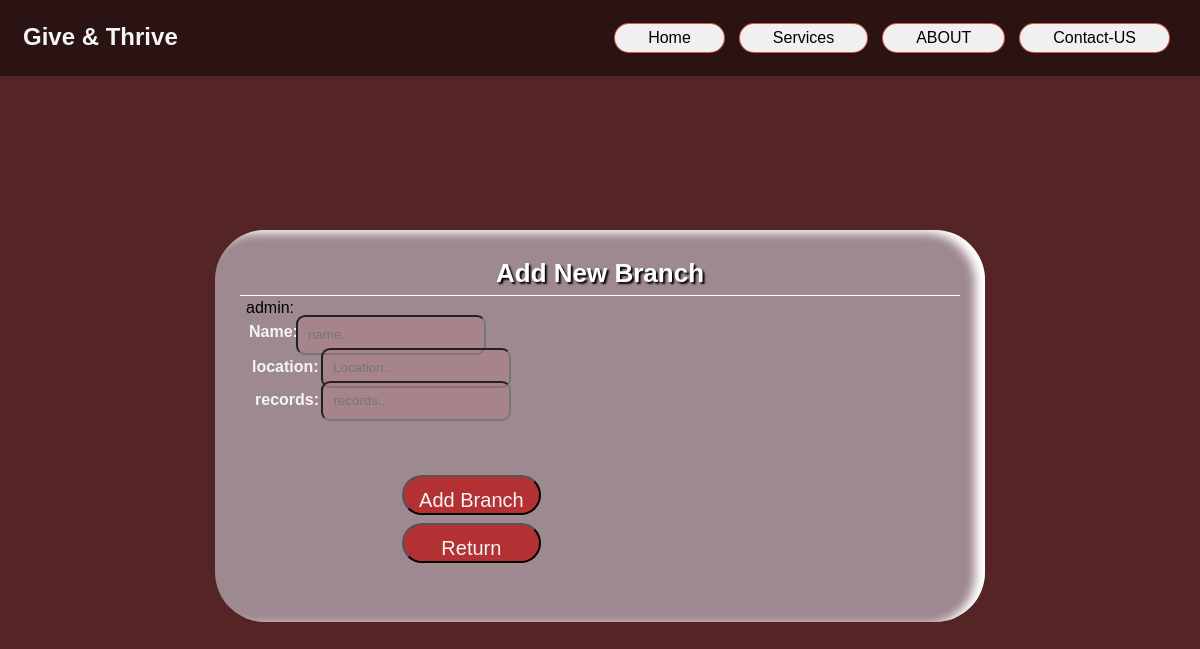
Page /adminPages/createtrip/formtrip.php on the earlier database version.
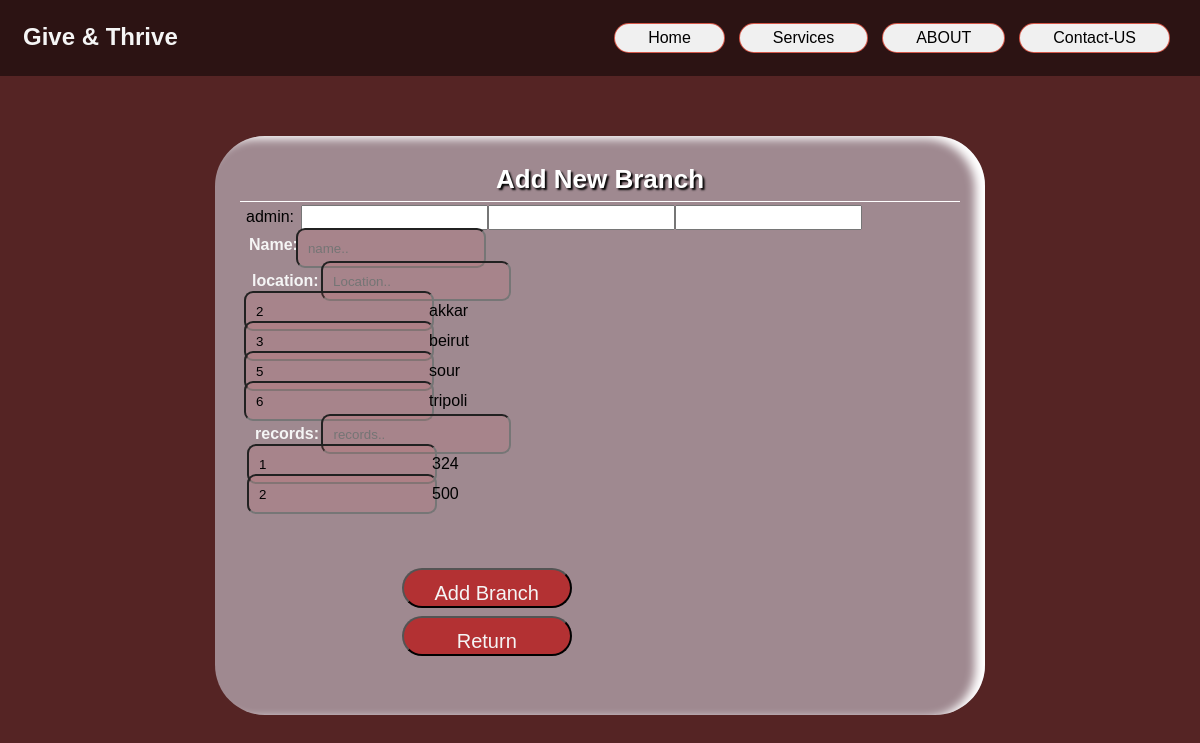
Same page on the later database version.
### tables this page shows
CREATE TABLE location (
  locationid int(11) NOT NULL,
  locationname varchar(30) NOT NULL
);

CREATE TABLE records (
  recordsid int(11) NOT NULL,
  recordsN int(50) NOT NULL
);

### adminPages/createtrip/formtrip.php (the view, shortened to what this page needs)
<!DOCTYPE html>
<?php
include('../../connection.php');
      ?>
      <html>
        <head>
          <link rel="stylesheet" href="formesss.css" />
          <link rel= " stylesheet "href="https://stackpath.bootstrapcdn.com/font-awesome/4.7.0/css/font-awesome.min.css"/>
        </head>
        <body>
              <nav class="navbar">
                  <h1 class="logo">Give & Thrive</h1>
                  <ul class="nav-links">
                      <li class="active"> <a href="#"> Home</a></i></li>
                      <li> <a href="#"> Services</a></i></li>
                      <li> <a href="#"> ABOUT</a></i></li>
                      <li class=""> <a href="#"> Contact-US</a></i></li>
                  </ul>
              </nav>
      <div class="container">
      <h1 class="form-title">Add New Branch </h1>
      <form action="./formtrip.php" method =post >
<label for="name">admin: </label>
<?php
$query = "SELECT * FROM admin WHERE 1";
$res = mysqli_query($conn, $query);
while ($row = mysqli_fetch_array($res)) {
    echo "<input name='admin' value='" . $row['admin_id'] . "'>" . $row["admin_name"];
}
?>
        <div class="user-input-box2">
        <label for="name">Name: </label>
        <input type="text" id="name" name="name" placeholder="name.." required/>
              <div class="user-input-box">
              <label for="name">location: </label>
              <input type="text" id="name" name="location" placeholder="Location.." required/>
              <?php
              $query = "SELECT * FROM location WHERE 1";
              $res = mysqli_query($conn, $query);
              while ($row = mysqli_fetch_array($res)) {
          echo "<input  type='text' name='location' value='" . $row['locationid'] . "'>" . $row["locationname"];
}
?>
            <div class="user-input-box">
            <label for="name">records: </label>
            <input type="text" id="name" name="records" placeholder="records.." required/>
            <?php
            $query = "SELECT * FROM records WHERE 1";
            $res = mysqli_query($conn, $query);
          while ($row = mysqli_fetch_array($res)) {
          echo "<input  type='text' name='recodrs' value='" . $row['recordsid'] . "'>" . $row["recordsN"];
}
?>
</div>
        <div class="form-submit-btn">
          <input type="submit" value="Add Branch" name = submit>
          <input type="submit" value="Return" name = return>
        </div>
      </form>
      </div>

Differences in the rows shown:
added location: location "2", locationname "akkar"
added location: location "3", locationname "beirut"
added location: location "5", locationname "sour"
added location: location "6", locationname "tripoli"
added records: recodrs "1", recordsN "324"
added records: recodrs "2", recordsN "500"
